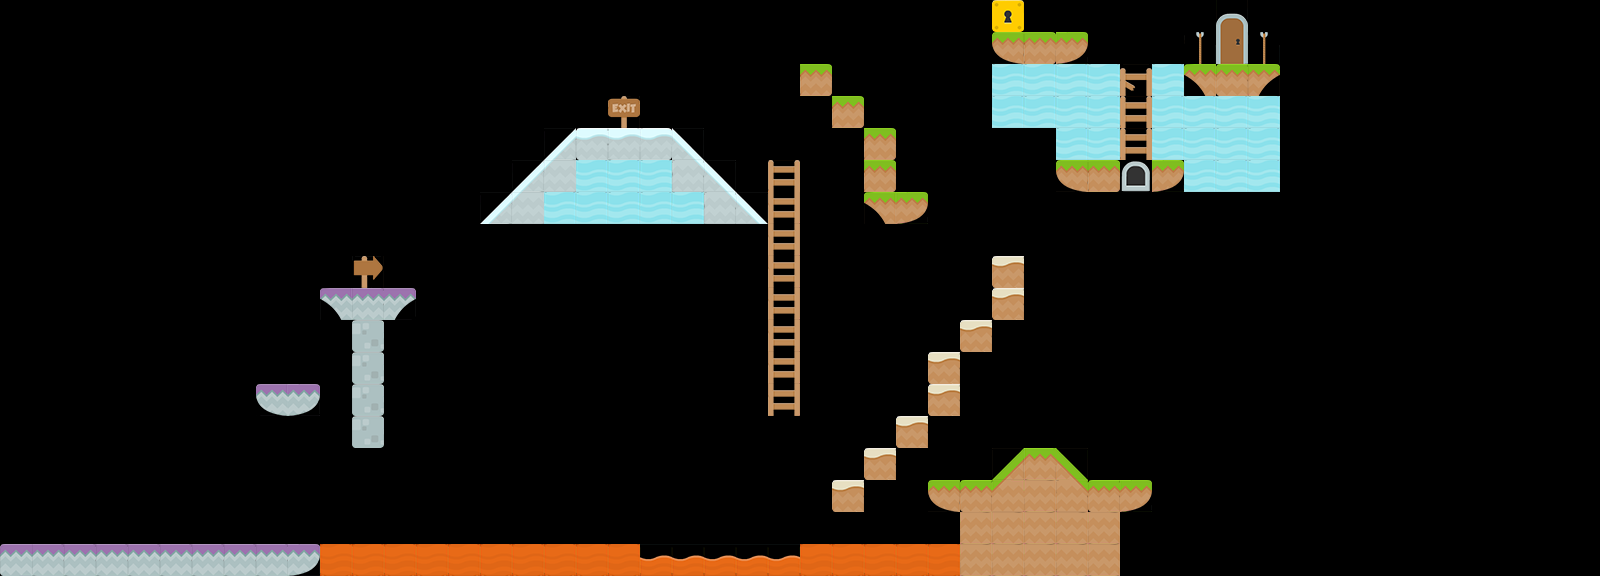

Tiled map render using the project's own tile images. Description and the whole map definition, tile-layer contents included, below:
An orthogonal 50x18 tile map with 32x32 px tiles, 1 tile layer (Tile Layer 1), 2 tilesets.

<map version="1.0" orientation="orthogonal" renderorder="right-down" width="50" height="18" tilewidth="32" tileheight="32" nextobjectid="20">
 <tileset firstgid="1" name="ground_1x1" tilewidth="32" tileheight="32" tilecount="25" columns="25">
  <image source="../tilemaps/tiles/ground_1x1.png" width="800" height="32" />
  <tile id="1">
   <properties>
    <property name="bounce" value="1" />
   </properties>
  </tile>
 </tileset>
 <tileset firstgid="26" name="kenney" tilewidth="32" tileheight="32" tilecount="147" columns="21">
  <image source="../tilemaps/tiles/kenney.png" width="672" height="224" />
 </tileset>
 <layer name="Tile Layer 1" width="50" height="18">
  <properties>
   <property name="collides" value="true" />
  </properties>
  <data encoding="csv">
0,0,0,0,0,0,0,0,0,0,0,0,0,0,0,0,0,0,0,0,0,0,0,0,0,0,0,0,0,0,0,76,0,0,0,0,0,0,39,0,0,0,0,0,0,0,0,0,0,0,
0,0,0,0,0,0,0,0,0,0,0,0,0,0,0,0,0,0,0,0,0,0,0,0,0,0,0,0,0,0,0,38,36,142,0,0,0,159,60,159,0,0,0,0,0,0,0,0,0,0,
0,0,0,0,0,0,0,0,0,0,0,0,0,0,0,0,0,0,0,0,0,0,0,0,0,36,0,0,0,0,0,56,56,56,56,101,56,163,78,121,0,0,0,0,0,0,0,0,0,0,
0,0,0,0,0,0,0,0,0,0,0,0,0,0,0,0,0,0,0,156,0,0,0,0,0,0,36,0,0,0,0,56,56,56,56,140,56,56,56,56,0,0,0,0,0,0,0,0,0,0,
0,0,0,0,0,0,0,0,0,0,0,0,0,0,0,0,0,50,112,91,70,154,0,0,0,0,0,36,0,0,0,0,0,56,56,140,56,56,56,56,0,0,0,0,0,0,0,0,0,0,
0,0,0,0,0,0,0,0,0,0,0,0,0,0,0,0,50,29,56,56,56,133,154,0,140,0,0,36,0,0,0,0,0,38,36,26,142,56,56,56,0,0,0,0,0,0,0,0,0,0,
0,0,0,0,0,0,0,0,0,0,0,0,0,0,0,50,29,56,56,56,56,56,133,154,161,0,0,163,142,0,0,0,0,0,0,0,0,0,0,0,0,0,0,0,0,0,0,0,0,0,
0,0,0,0,0,0,0,0,0,0,0,0,0,0,0,0,0,0,0,0,0,0,0,0,161,0,0,0,0,0,0,0,0,0,0,0,0,0,0,0,0,0,0,0,0,0,0,0,0,0,
0,0,0,0,0,0,0,0,0,0,0,114,0,0,0,0,0,0,0,0,0,0,0,0,161,0,0,0,0,0,0,94,0,0,0,0,0,0,0,0,0,0,0,0,0,0,0,0,0,0,
0,0,0,0,0,0,0,0,0,0,153,89,111,0,0,0,0,0,0,0,0,0,0,0,161,0,0,0,0,0,0,94,0,0,0,0,0,0,0,0,0,0,0,0,0,0,0,0,0,0,
0,0,0,0,0,0,0,0,0,0,0,47,0,0,0,0,0,0,0,0,0,0,0,0,161,0,0,0,0,0,94,0,0,0,0,0,0,0,0,0,0,0,0,0,0,0,0,0,0,0,
0,0,0,0,0,0,0,0,0,0,0,47,0,0,0,0,0,0,0,0,0,0,0,0,161,0,0,0,0,94,0,0,0,0,0,0,0,0,0,0,0,0,0,0,0,0,0,0,0,0,
0,0,0,0,0,0,0,0,28,132,0,47,0,0,0,0,0,0,0,0,0,0,0,0,161,0,0,0,0,94,0,0,0,0,0,0,0,0,0,0,0,0,0,0,0,0,0,0,0,0,
0,0,0,0,0,0,0,0,0,0,0,47,0,0,0,0,0,0,0,0,0,0,0,0,0,0,0,0,94,0,0,0,0,0,0,0,0,0,0,0,0,0,0,0,0,0,0,0,0,0,
0,0,0,0,0,0,0,0,0,0,0,0,0,0,0,0,0,0,0,0,0,0,0,0,0,0,0,94,0,0,0,162,57,120,0,0,0,0,0,0,0,0,0,0,0,0,0,0,0,0,
0,0,0,0,0,0,0,0,0,0,0,0,0,0,0,0,0,0,0,0,0,0,0,0,0,0,94,0,0,38,78,141,59,99,78,142,0,0,0,0,0,0,0,0,0,0,0,0,0,0,
0,0,0,0,0,0,0,0,0,0,0,0,0,0,0,0,0,0,0,0,0,0,0,0,0,0,0,0,0,0,59,59,59,59,59,0,0,0,0,0,0,0,0,0,0,0,0,0,0,0,
110,89,89,89,89,89,89,89,89,132,119,119,119,119,119,119,119,119,119,119,77,77,77,77,77,119,119,119,119,119,59,59,59,59,59,0,0,0,0,0,0,0,0,0,0,0,0,0,0,0
</data>
 </layer>
</map>
